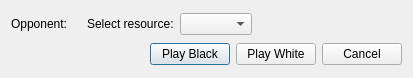
<?xml version="1.0" encoding="UTF-8"?>
<ui version="4.0">
 <class>InvateDialog</class>
 <widget class="QDialog" name="InvateDialog">
  <property name="geometry">
   <rect>
    <x>0</x>
    <y>0</y>
    <width>413</width>
    <height>78</height>
   </rect>
  </property>
  <property name="windowTitle">
   <string>Gomoku Game Plugin - Invite</string>
  </property>
  <layout class="QVBoxLayout" name="verticalLayout">
   <item>
    <layout class="QHBoxLayout" name="horizontalLayout">
     <item>
      <widget class="QLabel" name="label_2">
       <property name="text">
        <string>Opponent:</string>
       </property>
      </widget>
     </item>
     <item>
      <widget class="QLabel" name="leJid">
       <property name="font">
        <font>
         <weight>75</weight>
         <bold>true</bold>
        </font>
       </property>
       <property name="text">
        <string/>
       </property>
      </widget>
     </item>
     <item>
      <widget class="QLabel" name="label">
       <property name="text">
        <string>Select resource:</string>
       </property>
      </widget>
     </item>
     <item>
      <widget class="QComboBox" name="cbResource">
       <property name="sizePolicy">
        <sizepolicy hsizetype="Fixed" vsizetype="Fixed">
         <horstretch>0</horstretch>
         <verstretch>0</verstretch>
        </sizepolicy>
       </property>
      </widget>
     </item>
     <item>
      <spacer name="horizontalSpacer">
       <property name="orientation">
        <enum>Qt::Horizontal</enum>
       </property>
       <property name="sizeHint" stdset="0">
        <size>
         <width>0</width>
         <height>20</height>
        </size>
       </property>
      </spacer>
     </item>
    </layout>
   </item>
   <item>
    <layout class="QHBoxLayout" name="horizontalLayout_2">
     <item>
      <spacer name="horizontalSpacer_2">
       <property name="orientation">
        <enum>Qt::Horizontal</enum>
       </property>
       <property name="sizeHint" stdset="0">
        <size>
         <width>0</width>
         <height>20</height>
        </size>
       </property>
      </spacer>
     </item>
     <item>
      <widget class="QPushButton" name="btnBlack">
       <property name="text">
        <string>Play Black</string>
       </property>
      </widget>
     </item>
     <item>
      <widget class="QPushButton" name="btnWhite">
       <property name="text">
        <string>Play White</string>
       </property>
      </widget>
     </item>
     <item>
      <widget class="QPushButton" name="btnCancel">
       <property name="text">
        <string>Cancel</string>
       </property>
      </widget>
     </item>
    </layout>
   </item>
  </layout>
 </widget>
 <tabstops>
  <tabstop>cbResource</tabstop>
  <tabstop>btnBlack</tabstop>
  <tabstop>btnWhite</tabstop>
  <tabstop>btnCancel</tabstop>
 </tabstops>
 <resources/>
 <connections>
  <connection>
   <sender>btnBlack</sender>
   <signal>clicked()</signal>
   <receiver>InvateDialog</receiver>
   <slot>acceptBlack()</slot>
   <hints>
    <hint type="sourcelabel">
     <x>119</x>
     <y>56</y>
    </hint>
    <hint type="destinationlabel">
     <x>172</x>
     <y>38</y>
    </hint>
   </hints>
  </connection>
  <connection>
   <sender>btnWhite</sender>
   <signal>clicked()</signal>
   <receiver>InvateDialog</receiver>
   <slot>acceptWhite()</slot>
   <hints>
    <hint type="sourcelabel">
     <x>217</x>
     <y>56</y>
    </hint>
    <hint type="destinationlabel">
     <x>172</x>
     <y>38</y>
    </hint>
   </hints>
  </connection>
  <connection>
   <sender>btnCancel</sender>
   <signal>clicked()</signal>
   <receiver>InvateDialog</receiver>
   <slot>close()</slot>
   <hints>
    <hint type="sourcelabel">
     <x>303</x>
     <y>56</y>
    </hint>
    <hint type="destinationlabel">
     <x>172</x>
     <y>38</y>
    </hint>
   </hints>
  </connection>
 </connections>
 <slots>
  <slot>acceptBlack()</slot>
  <slot>acceptWhite()</slot>
 </slots>
</ui>
